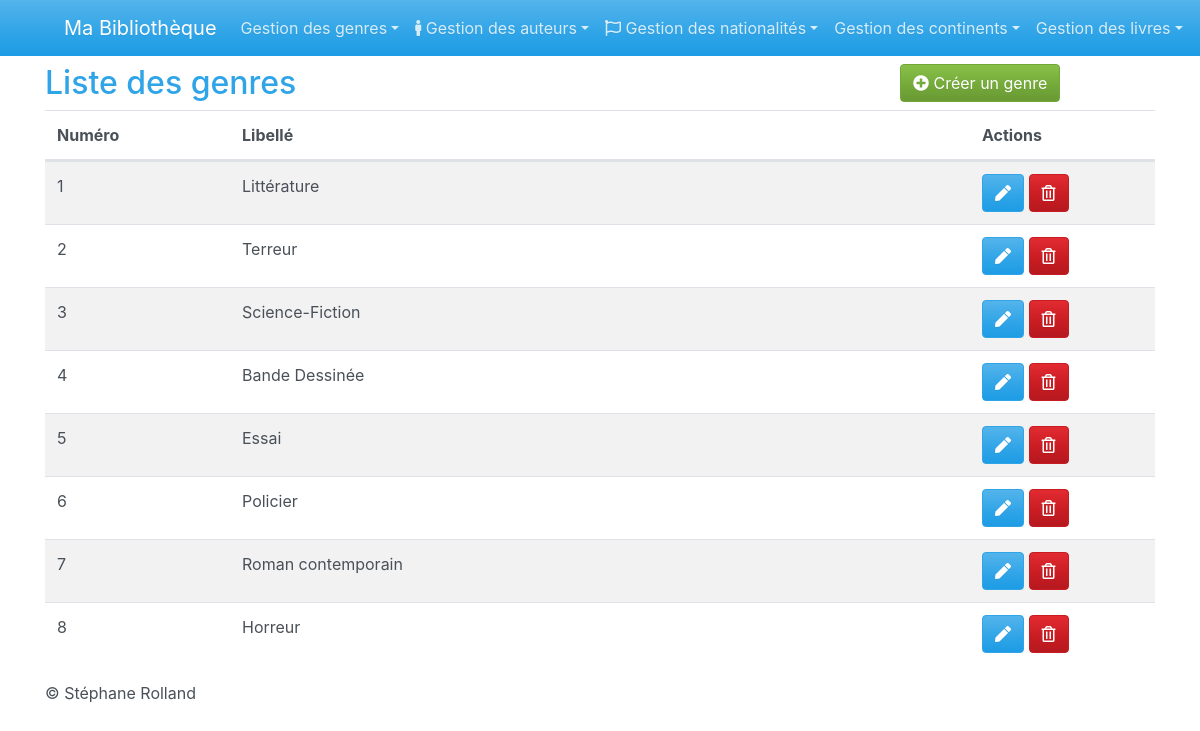
The app's page /index.php?uc=genres&action=list with its own data.
### tables this page shows
CREATE TABLE `genre` (
  `num` tinyint(4) NOT NULL,
  `libelle` varchar(25) NOT NULL DEFAULT ''
);

### modeles/monPdo.php (called while the page is built, shortened)
<?php
class MonPdo
{
private static $serveur='mysql:host=localhost';
private static $bdd='dbname=biblio';
private static $user='root' ;
private static $mdp='' ;
private static $unPdo = null;
private function __construct()
{
    MonPdo::$unPdo = new PDO(MonPdo::$serveur.';'.MonPdo::$bdd, MonPdo::$user, MonPdo::$mdp);
    MonPdo::$unPdo->query("SET CHARACTER SET utf8");
    MonPdo::$unPdo->setAttribute(PDO::ATTR_ERRMODE, PDO::ERRMODE_EXCEPTION);
}
public static function getInstance()
{
    if(self::$unPdo == null)
    {
        self::$monPdo= new MonPdo();
    }
    return self::$unPdo;
}
}
?>

### modeles/Genre.php (called while the page is built, shortened)
<?php
class Genre {
    private $num;
    private $libelle;
    public function getNum()
    {
    return $this->num;
    }
    public function getLibelle() : string
    {
    return $this->libelle;
    }
    public static function findAll() :array
    {
        $req=MonPdo::getInstance()->prepare("Select * from genre");
        $req->setFetchMode(PDO::FETCH_CLASS|PDO::FETCH_PROPS_LATE,'Genre');
        $req->execute();
        $lesResultats=$req->fetchAll();
        return $lesResultats;
    }
}

### vues/genre/listeGenres.php (the view)
    <div class="container mt-5">
        <div class="row pt-3">
            <div class="col-9">
                <h2>Liste des genres</h2>
            </div>
            <div class="col-3"><a href="index.php?uc=genres&action=add" class='btn btn-success'><i
                        class="fas fa-plus-circle"></i> Créer un genre</a> </div>
        </div>
        <table class="table table-hover table-striped">
            <thead>
                <tr class="d-flex">
                    <th scope="col" class="col-md-2">Numéro</th>
                    <th scope="col" class="col-md-8">Libellé</th>
                    <th scope="col" class="col-md-2">Actions</th>
                </tr>
            </thead>
            <tbody>
                <?php
foreach($lesGenres as $genre){
    echo "<tr class='d-flex'>";
    echo "<td class='col-md-2'>".$genre->getNum()."</td>";
    echo "<td class='col-md-8'>".$genre->getLibelle()."</td>";
    echo "<td class='col-md-2'>
        <a href='index.php?uc=genres&action=update&num=".$genre->getNum()."' class='btn btn-primary'><i class='fas fa-pen'></i></a>
        <a href='#modalSuppression' data-toggle='modal' data-message='Voulez vous supprimer ce genre ?' data-suppression='index.php?uc=genres&action=delete&num=".$genre->getNum()."' class='btn btn-danger'><i class='far fa-trash-alt'></i></a>
    </td>";
    echo "</tr>";
}
?>
            </tbody>
        </table>
    </div>

### vues/header.php (shortened to what this page needs)
<!doctype html>
<html lang="en">
<head>
    <link rel="stylesheet" href="https://bootswatch.com/4/cerulean/bootstrap.css">
    <link rel="stylesheet" href="https://use.fontawesome.com/releases/v5.6.3/css/all.css">
    <link rel="stylesheet" href="monStyle.css">
</head>
<body>
    <nav class="navbar navbar-expand-md navbar-dark fixed-top bg-primary">
        <a class="navbar-brand pl-5" href="index.php">Ma Bibliothèque</a>
        <div class="collapse navbar-collapse" id="navbarsExampleDefault">
            <ul class="navbar-nav mr-auto">
                <li class="nav-item dropdown">
                    <a class="nav-link dropdown-toggle" href="#" id="dropdown01" data-toggle="dropdown" aria-haspopup="true" aria-expanded="false">Gestion des genres</a>
                </li>
                <li class="nav-item dropdown">
                    <a class="nav-link dropdown-toggle" href="#" id="dropdown01" data-toggle="dropdown" aria-haspopup="true" aria-expanded="false"><i class="fas fa-male"></i> Gestion des
                        auteurs</a>
                </li>
                <li class="nav-item dropdown">
                    <a class="nav-link dropdown-toggle" href="#" id="dropdown01" data-toggle="dropdown" aria-haspopup="true" aria-expanded="false"><i class="far fa-flag"></i> Gestion des
                        nationalités</a>
                </li>
                <li class="nav-item dropdown">
                    <a class="nav-link dropdown-toggle" href="#" id="dropdown01" data-toggle="dropdown" aria-haspopup="true" aria-expanded="false">Gestion des
                        continents</a>
                </li>
                <li class="nav-item dropdown">
                    <a class="nav-link dropdown-toggle" href="#" id="dropdown01" data-toggle="dropdown" aria-haspopup="true" aria-expanded="false">Gestion des
                        livres</a>
                </li>
            </ul>
        </div>
    </nav>

### index.php (shortened to what this page needs)
<?php ob_start();
include("modeles/Genre.php");
include("modeles/monPdo.php");
include("vues/header.php");
$uc =empty($_GET['uc']) ? "accueil" : $_GET['uc'];
switch($uc){
case 'genres':
    include('Controllers/genreController.php');
    break;
}
include("vues/footer.php");
?>

### controllers/genreController.php (shortened to what this page needs)
<?php
$action=$_GET['action'];
switch($action){
    case 'list' :
        $lesGenres=Genre::findAll();
        include('vues/genre/listeGenres.php');
        break;
}
?>

### vues/footer.php (shortened to what this page needs)
<footer class="container">
  <p>&copy; Stéphane Rolland</p>
</footer>
</body>
</html>

### records on screen
genre: num "1", libelle "Littérature"
genre: num "2", libelle "Terreur"
genre: num "3", libelle "Science-Fiction"
genre: num "4", libelle "Bande Dessinée"
genre: num "5", libelle "Essai"
genre: num "6", libelle "Policier"
genre: num "7", libelle "Roman contemporain"
genre: num "8", libelle "Horreur"
